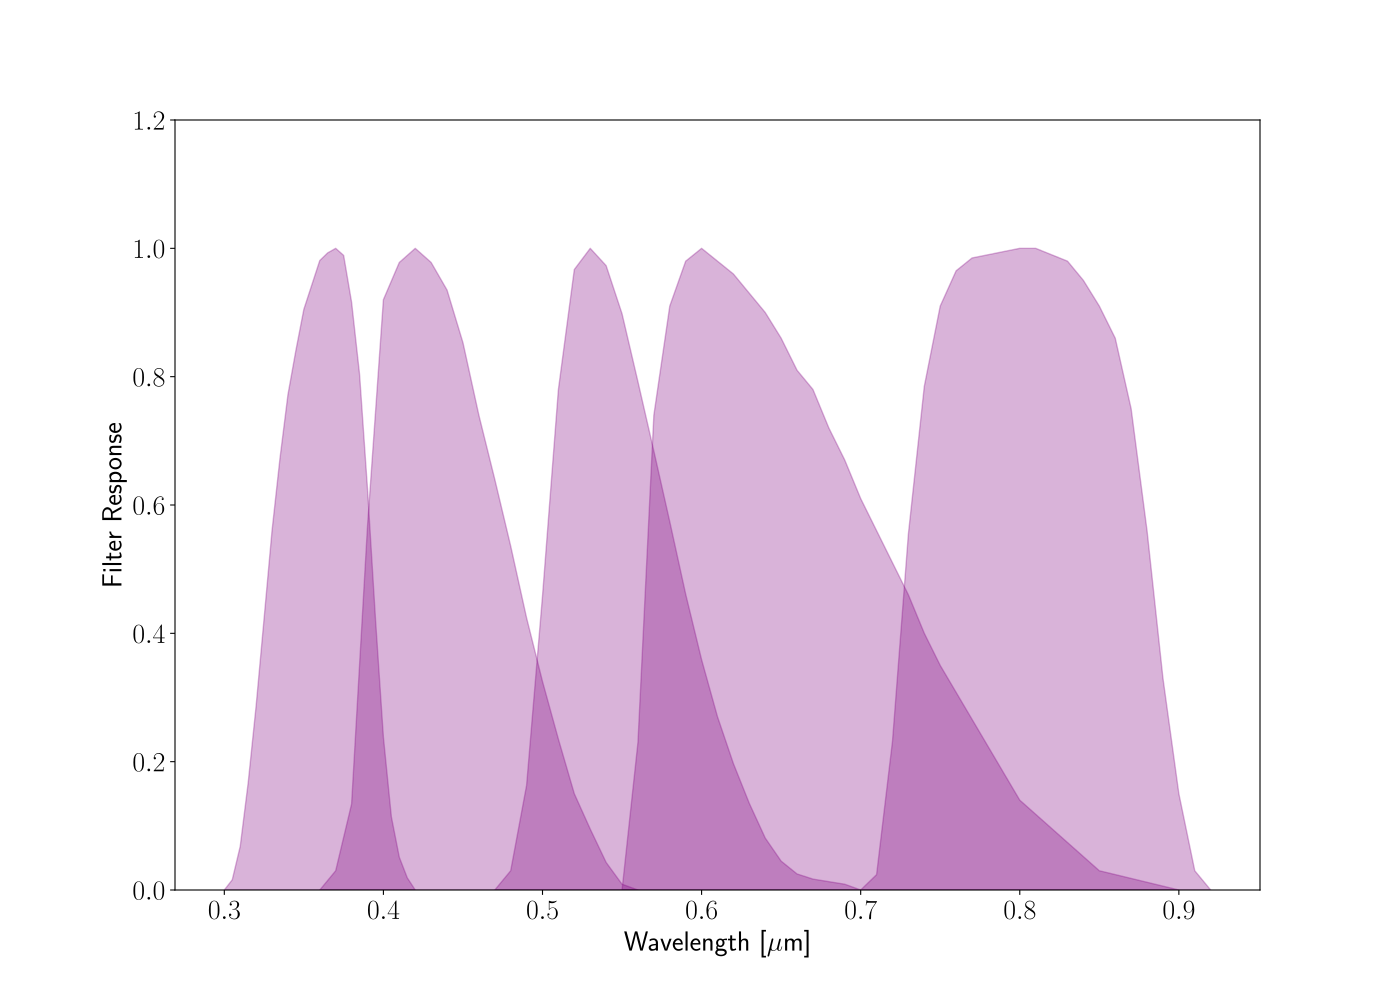

The Python source for this figure:
import coronagraph as cg
jc = cg.imager.johnson_cousins()
import matplotlib.pyplot as plt
cg.plot_setup.setup()
jc.plot(ylim = (0.0, 1.2))
plt.show()
